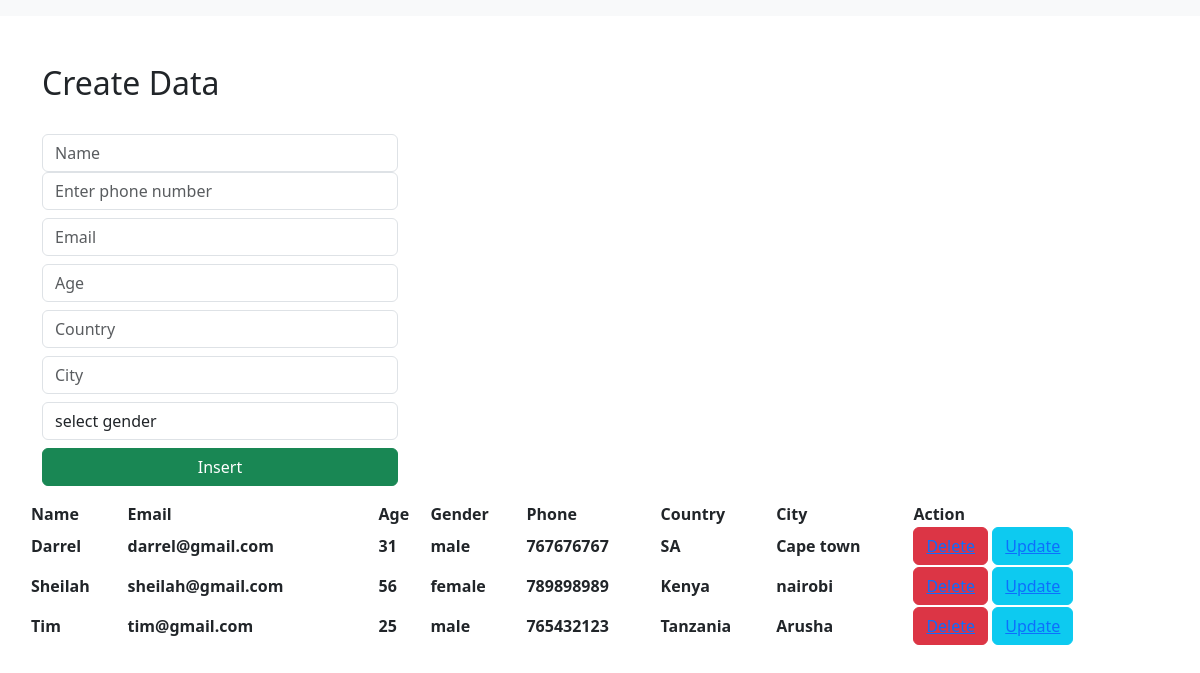
The page / on the database its author committed.
### djangosheilah/models.py (models this page shows)
class People(models.Model):
    name = models.CharField(max_length=30, blank=False, null=False)
    email = models.EmailField()
    phone = models.IntegerField(default=1)
    age = models.IntegerField()
    gender = models.CharField(max_length=30, blank=False, null=False)
    country = models.CharField(max_length=30, blank=False, default="Kenya")
    city = models.CharField(max_length=30, blank=False, default="Nairobi")

### djangosheilah/views.py (the view)
# urls.py: path('', views.indexpage, name="index"),
def indexpage(request):
    data = People.objects.all()
    context = {"data": data}
    return render(request, "index.html", context)

### templates/index.html (shortened to what this page needs)
<html lang="en">
    <link href="https://cdn.jsdelivr.net/npm/bootstrap@5.3.0-alpha1/dist/css/bootstrap.min.css" rel="stylesheet">
  <head>
  </head>
  <body>
    <nav class="navbar navbar-expand-lg bg-body-tertiary">
      </nav>
      <div class="container mt-5">
        <div class="row">
            <div class="col-md-4">
                <h2>Create Data</h2>
                <br>
                <form action="/insert" method="post">
                    <div class="form-group">
                        <input type="text" class="form-control" placeholder="Name" name="name" required>
                    </div>
                     <div class="form-group">
                        <input type="number" class="form-control" placeholder="Enter phone number" name="phone" required>
                    </div>
                    <div class="form-group">
                        <input type="email" class="form-control  mt-2" placeholder="Email" name="email" required>
                    </div>
                    <div class="form-group">
                        <input type="number" class="form-control  mt-2" placeholder="Age" name="age" required>
                    </div>
                     <div class="form-group">
                        <input type="text" class="form-control  mt-2" placeholder="Country" name="country" required>
                    </div> <div class="form-group">
                        <input type="text" class="form-control  mt-2" placeholder="City" name="city" required>
                    </div>
                    <div class="form-group mt-2">
                        <select id="gender" name="gender" class="form-control" required>
                            <option selected>select gender</option>
                        </select>
                    </div>
                    <div class="d-grid gap-2">
                        <button class="btn btn-success mt-2" type="submit">Insert</button>
                    </div>
                </form>
            </div>
              <table>
                <tr>
                    <th>Name</th>
                    <th>Email</th>
                    <th>Age</th>
                    <th>Gender</th>
                    <th>Phone</th>
                    <th>Country</th>
                    <th>City</th>
                    <th>Action</th>
                </tr>
                {% for d in data %}
                 <tr>
                    <th>{{ d.name }}</th>
                    <th>{{ d.email }}</th>
                    <th>{{ d.age }}</th>
                    <th>{{ d.gender}}</th>
                    <th>{{ d.phone }}</th>
                    <th>{{ d.country }}</th>
                    <th>{{ d.city }}</th>
                    <th>
                            <button type="button" class="btn btn-danger">
                                   <a href="/delete/{{ d.id }}">Delete</a>
                            </button>
                        <button type="button" class="btn btn-info">
                             <a href="/update/{{ d.id }}">Update</a>
                        </button>
                    </th>
                </tr>
                {% endfor %}
            </table>
            </div>
        </div>
  </body>
</html>

### rows shown on the page
People: name "Darrel", email "darrel@gmail.com", age "31", gender "male", phone "767676767", country "SA", city "Cape town"
People: name "Sheilah", email "sheilah@gmail.com", age "56", gender "female", phone "789898989", country "Kenya", city "nairobi"
People: name "Tim", email "tim@gmail.com", age "25", gender "male", phone "765432123", country "Tanzania", city "Arusha"
